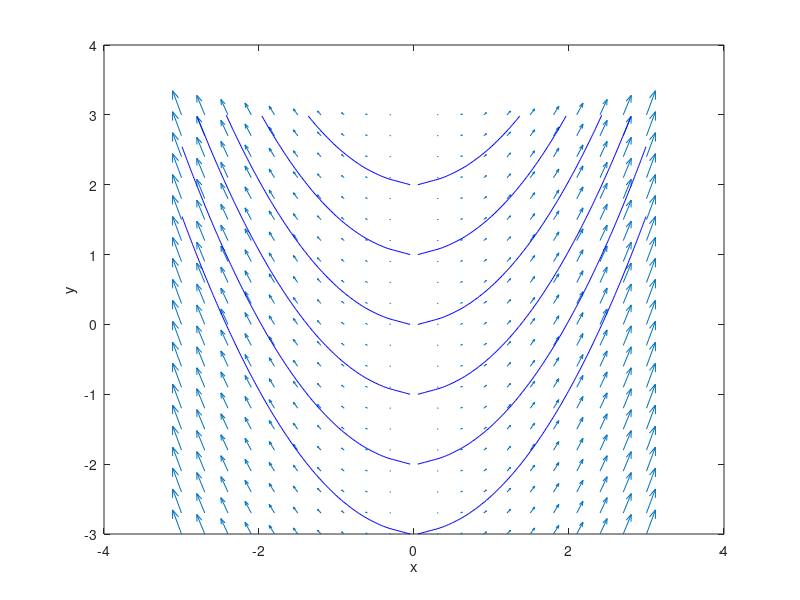

MATLAB code to generate this figure:
[x, y] = meshgrid(-3:0.3:3);
u = x;
v = x.^2;
quiver(x, y, u, v);
xlabel('x')
ylabel('y')

startx = [repmat(-0.05,1,7) repmat(0.05,1,7)];
starty = [-3:3 -3:3];
streamline(x, y, u, v, startx, starty);
